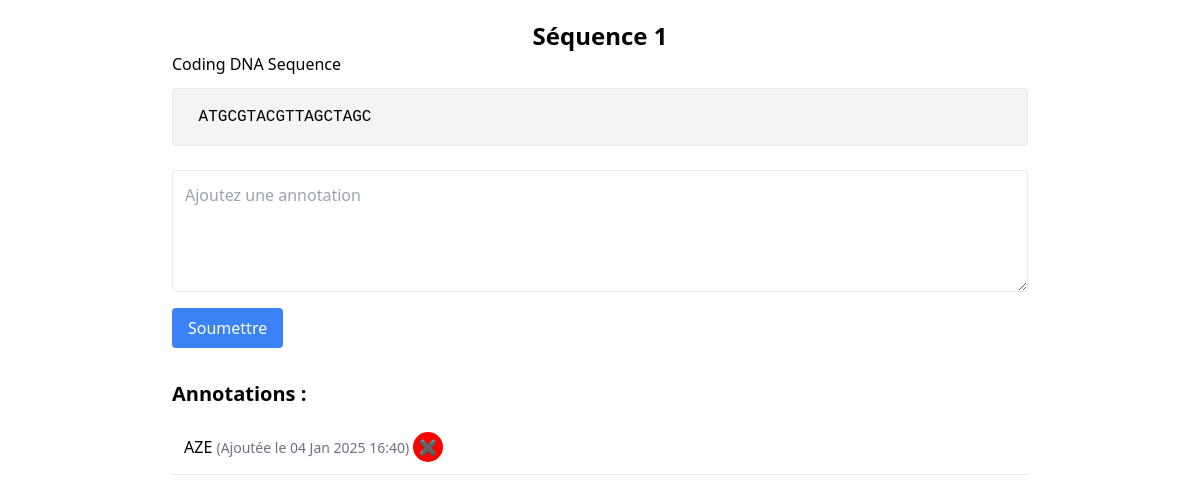
The app's page /annotate/1/, older data.
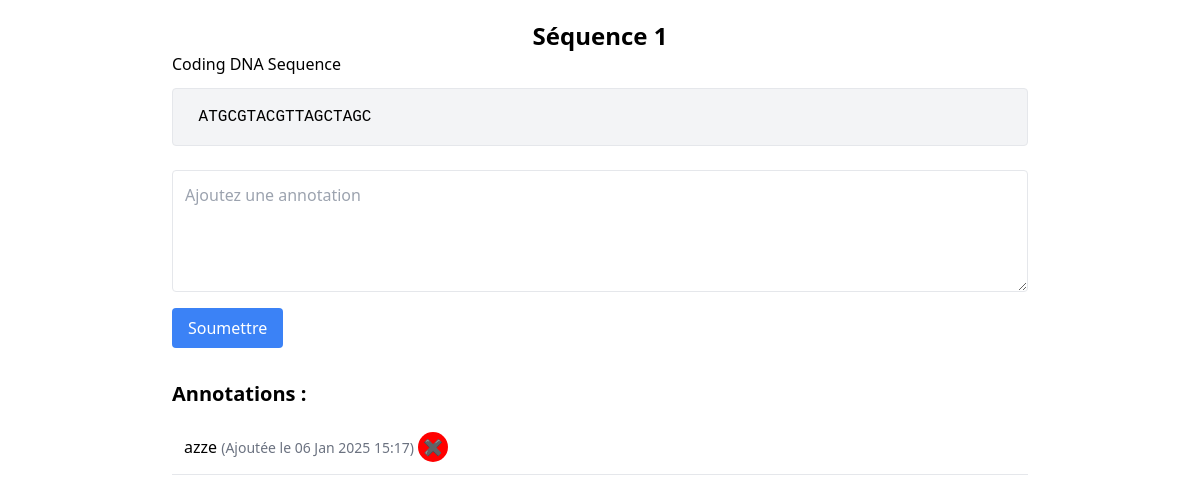
The same page, newer data.
### genhome/models.py (models this page shows, shortened)
class Annotation(models.Model):
    sequence = models.ForeignKey(
        'FaSequence',
        on_delete=models.CASCADE,
        related_name='annotations'
    )
    content = models.TextField()  # Le texte de l'annotation
    created_at = models.DateTimeField(auto_now_add=True)  # Date de création

### genhome/views.py (the view)
# urls.py: path('annotate/<int:sequence_id>/', views.annotate_sequence, name='annotate_sequence'),
def annotate_sequence(request, sequence_id):
    sequence = get_object_or_404(FaSequence, id=sequence_id)
    if request.method == 'POST':
        annotation_content = request.POST.get('annotation')
        if annotation_content:
            Annotation.objects.create(sequence=sequence, content=annotation_content)
            return redirect('annotate_sequence', sequence_id=sequence.id)
    annotations = sequence.annotations.all()
    return render(
        request,
        'genhome/annotate_sequence.html',
        {'sequence': sequence, 'annotations': annotations}
    )

### genhome/templates/genhome/annotate_sequence.html (shortened to what this page needs)
<head>
    <script src="https://cdn.tailwindcss.com"></script>
</head>
<div class="max-w-4xl mx-auto p-5">
    <h1 class="text-2xl font-bold text-center"> Séquence {{ sequence.id }}</h1>
    <p><strong></strong> {{ sequence.get_status_display }}</p>
    <pre class="bg-gray-100 p-4 rounded border mt-3"> {{ sequence.sequence }}</pre>
    <form method="POST" class="mt-6">
        <textarea name="annotation" class="w-full p-3 border rounded mb-4" rows="4" placeholder="Ajoutez une annotation"></textarea>
        <button type="submit" class="bg-blue-500 text-white px-4 py-2 rounded hover:bg-blue-600">Soumettre</button></form>
    <h2 class="text-xl font-semibold mt-8">Annotations :</h2>
    <ul class="mt-3">
        {% for annotation in annotations %}
            <li class="p-3 border-b">{{ annotation.content }} <span class="text-sm text-gray-500">(Ajoutée le {{ annotation.created_at|date:"d M Y H:i" }})</span>
                <a href="{% url 'delete_annotation' annotation.id %}"
               class="btn btn-sm btn-danger rounded-circle"
               title="Supprimer"
               style="background-color: red ; color: red; border: none; border-radius: 50%; width: 30px; height: 30px; text-align: center; padding: 5px; display: inline-block; line-height: 20px;">
                ✖
            </a>
        {% endfor %}
    </ul>
</div>

Row changes from the older to the newer data that the page shows:
removed Annotation: content "AZE", created_at "04 Jan 2025 16:40"
added Annotation: content "azze", created_at "06 Jan 2025 15:17"
